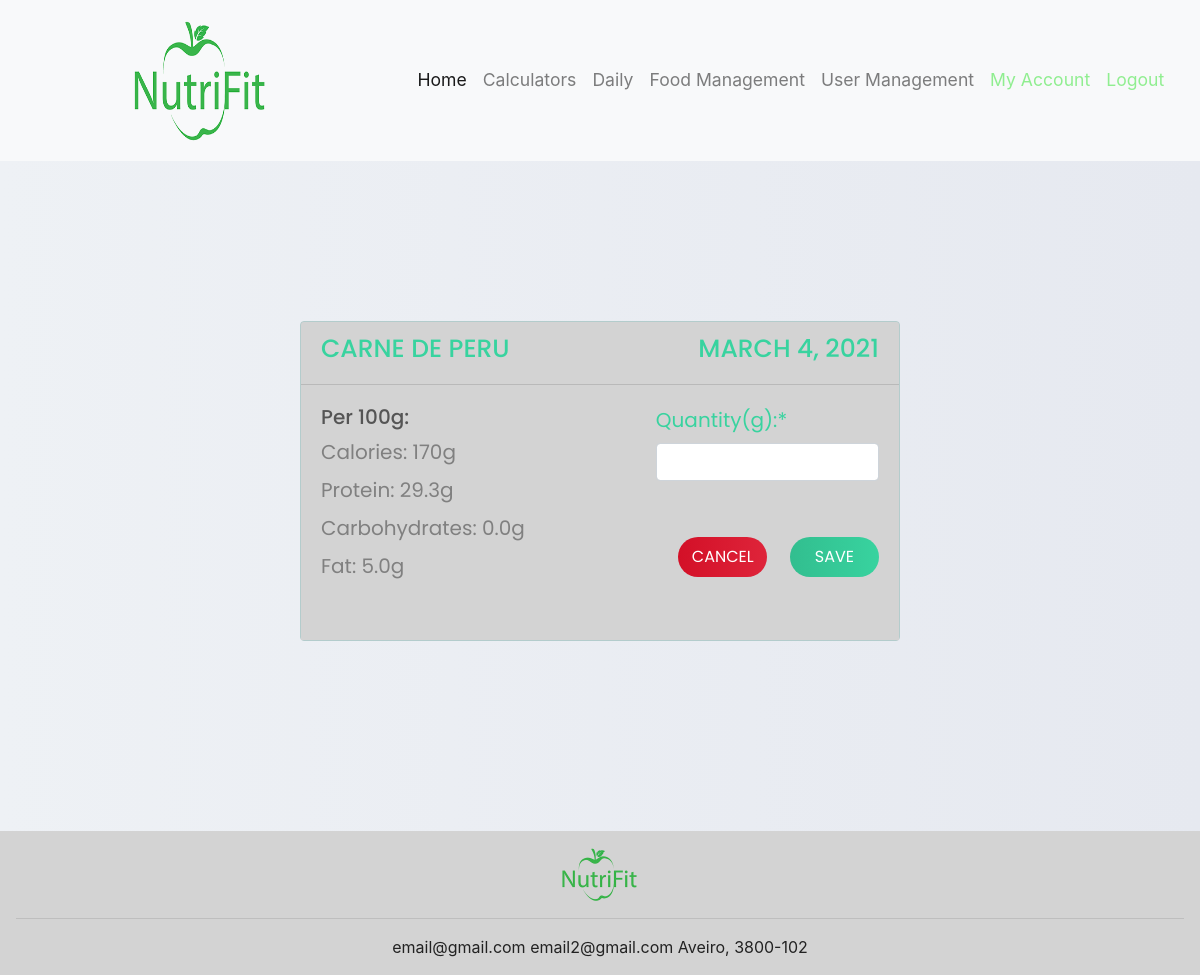
The app's page /validateFood/9/9/ (signed in) with its own data.
### NutriFit/models.py (models this page shows, shortened)
class Alimento(models.Model):
    nome = models.CharField(max_length=30)
    calorias = models.IntegerField()
    categoria = models.OneToOneField(Categoria, on_delete=models.CASCADE)
    macro_nutrientes = models.OneToOneField(Macronutrientes, on_delete=models.CASCADE)
    micro_nutrientes = models.OneToOneField(Micronutrientes, on_delete=models.CASCADE, blank=True,null=True)

class Macronutrientes(models.Model):
    hidratos_carbono = models.DecimalField(max_digits=4,decimal_places=1,default="")
    proteina = models.DecimalField(max_digits=4,decimal_places=1,default="")
    gordura = models.DecimalField(max_digits=4,decimal_places=1,default="")

### NutriFit/views.py (the view)
# urls.py: path('validateFood/<int:id_meal>/<int:id_food>/', views.validateFood, name='validateFood'),
@login_required(login_url='login')
def validateFood(request, id_meal, id_food):
    meal = Refeicao.objects.get(id=id_meal)
    alimento = Alimento.objects.get(id=id_food)
    data = date.today()
    update=False
    if request.method == 'POST':
        form = ValidateFood(request.POST)
        if form.is_valid():
            quantidade = form.cleaned_data['quantity']
            if len(Composta.objects.filter(refeicao=meal, alimento=alimento))>0:
                c = Composta.objects.get(refeicao = meal, alimento=alimento)
                c.quantidade = quantidade
                c.save()
            else:
                c = Composta.objects.create(refeicao=meal, alimento=alimento, quantidade=quantidade)
                c.save()
            data = meal.data
            messages.success(request,
                             str(quantidade) + " of " + alimento.nome + " added/updated!",
                             extra_tags='alert-success')
        else:
            messages.error(request,
                           'Oops something happened!',
                           extra_tags='alert-error')
        return redirect('/daily/' + str(data.year) + "-" + str(data.month) + "-" + str(data.day))
    else:
        if len(Composta.objects.filter(refeicao=meal, alimento=alimento)) > 0:
            form = ValidateFood(initial={'quantity': Composta.objects.get(refeicao=meal, alimento=alimento).quantidade})
            update=True
        else:
            form = ValidateFood()
        return render(request, 'validateFood.html', {'alimento': alimento, 'meal': meal, 'data': data, 'form': form, 'update': update})

### NutriFit/forms.py
class ValidateFood(forms.Form):
    quantity = forms.IntegerField(label='Quantity(g):')

### NutriFit/templates/validateFood.html (shortened to what this page needs)
{% extends "layout.html" %}
{% load crispy_forms_tags %}
{% block content %}
    <div class="card text-left" style="margin-bottom: 190px">
      <div class="card-header" style="background-color:lightgray">
        <h5 style="float: left; color: #38d39f; font-size: 25px; text-transform: uppercase;">{{ alimento.nome}}</h5>
        <h5 style="float: right; color: #38d39f; font-size: 25px; text-transform: uppercase;">{{ data}}</h5>
      </div>
      <div class="card-body" style="background-color:lightgray">
          <div class="info">
              <h5>Per 100g:</h5>
              <ul>
                <li><label>Calories: {{ alimento.calorias }}g</label></li>
                <li><label>Protein: {{ alimento.macro_nutrientes.proteina }}g</label></li>
                <li><label>Carbohydrates: {{ alimento.macro_nutrientes.hidratos_carbono }}g</label></li>
                <li><label>Fat: {{ alimento.macro_nutrientes.gordura }}g</label></li>
              </ul>
          </div>
          <div class="form">
                <form action="" method="post">
                    {{ form|crispy }}
                    {% if update %}
                    <input type="submit" class="confirm" value="Update">
                    {% else %}
                    <input type="submit" class="confirm" value="Save">
                    {% endif %}
                </form>
                <input type="submit" class="back" onclick="location.href='/daily/{{ meal.data.year }}-{{ meal.data.month }}-{{ meal.data.day }}'" value="Cancel">
          </div>
      </div>
    </div>
{% endblock %}

### static/css/meal_page.css (style rules this page uses)
* { padding: 0; margin: 0; box-sizing: border-box; }
body { font-family: 'Poppins', sans-serif; }
div.form-group label { font-size: 20px; color: #38d39f; float: left; font-family: 'poppins', sans-serif; }

### static/css/validate_page.css (style rules this page uses)
body { background-image: linear-gradient(to left, #e6e9f0 0%, #eef1f5 100%); }
div.card.text-left { background-color: lightgray; width: 50%; height: 320px; margin-left: 25%; margin-right: 25%; margin-top: 160px; font-family: 'Poppins', sans-serif; color: #555555; font-size: 20px; }
div.info { width: 60%; float: left; }
div.form { width: 40%; float: right; }
div.info ul { list-style-type: none; color: gray; }
input.back { display: block; width: 40%; float: left; height: 40px; border-radius: 25px; outline: none; border: none; background-image: linear-gradient(to right, #d31027, #ea384d); background-size: 200%; font-size: 1rem; color: #fff; font-family: 'Poppins', sans-serif; text-transform: uppercase; cursor: pointer; transition: .5s; margin-top: 40px; margin-left: 10%; }
input.confirm { display: block; width: 40%; float: right; height: 40px; border-radius: 25px; outline: none; border: none; background-image: linear-gradient(to right, #32be8f, #38d39f, #32be8f); background-size: 200%; font-size: 1rem; color: #fff; font-family: 'Poppins', sans-serif; text-transform: uppercase; cursor: pointer; transition: .5s; margin-top: 40px; }

### static/css/style2.css (style rules this page uses)
html, body { height: 100%; width: 100%; color: #222; }
.card { border-color: #b3cccc; background: linear-gradient(to left, #c2d6d6, #b3cccc) }

### records on screen
Alimento: nome "CARNE DE PERU", calorias "170", macro_nutrientes.proteina "29.3", macro_nutrientes.hidratos_carbono "0.0", macro_nutrientes.gordura "5.0"
